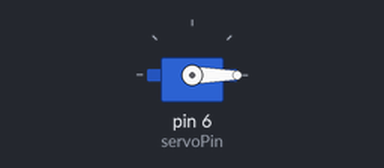
The sketch below on a simulated Arduino Uno, built with avr-gcc and run on an emulated ATmega328P. Shown: servo.

Above: at 0.05 s.
At 1.15 s:
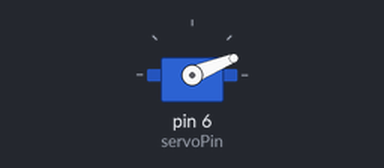
At 2.25 s:
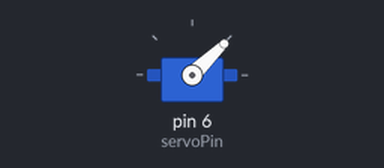
Timing chart, 0 to 5.2 s (numbered marks = the images above):
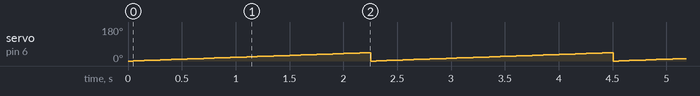

Measured:
- by itself, servo on pin 6 (servoPin): ramps from 0° to 44° and jumps back, once every 2.3 s

The sketch:

testServo.ino
```cpp
#include <Servo.h>

int servoPin = 6;

Servo zAxis;

int servoAngle = 0;

void setup() {
  Serial.begin(9600);
  zAxis.attach(servoPin);
}

void loop() {
  //move pen down
  for(servoAngle = 0; servoAngle <45; servoAngle++) {
    zAxis.write(servoAngle);
    delay(50);
  }

  /*for(servoAngle = 45; servoAngle >0; servoAngle--) {
    zAxis.write(-servoAngle);
    delay(50);
  }*/

  //move pen up
  /*for(servoAngle = 180; servoAngle >0; servoAngle--) {
    zAxis.write(servoAngle);
    delay(10);
  }*/
}
```
